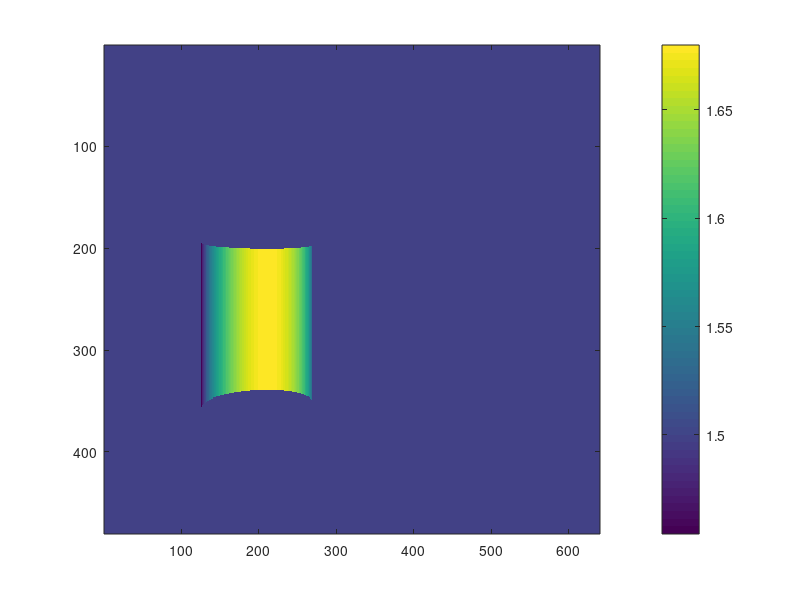

Source code (MATLAB):
Xc = [-.3,.3,1.5]; %coordinates of hallucinated robot origin in camera frame (right = x, down = y, out = z)

r = .18;    %radius of robot
height = .4;%height of robot

camera_height = .3;

dim = [640,480];    %[width,height] of image

simulated_image = ones(dim(2),dim(1)) * Xc(3);

%Default kinect calibration values used by ROS
K = [575.8157348632812, 0.0, 314.5; 0.0, 575.8157348632812, 235.5; 0.0, 0.0, 1.0];

h_squared = Xc(1)^2 + Xc(3)^2;
h = sqrt(h_squared);

theta_c = atan2(Xc(1),Xc(3));
theta_d = asin(r/h);

Xt_lb = [h*sin(theta_c - theta_d), Xc(2), h*cos(theta_c - theta_d)]';
Xt_rb = [h*sin(theta_c + theta_d), Xc(2), h*cos(theta_c + theta_d)]';

Xt_lt = Xt_lb + [0,-height,0]';
Xt_rt = Xt_rb + [0,-height,0]';


U_lb = Xt_lb/Xt_lb(3);  %ray to bottom left point
U_rb = Xt_rb/Xt_rb(3);  %ray to bottom right point
U_lt = Xt_lt/Xt_lt(3);  %ray to top left point
U_rt = Xt_rt/Xt_rt(3);  %ray to top right point

p_lb = K * U_lb;
p_rb = K * U_rb;
p_lt = K * U_lt;
p_rt = K * U_rt;

p_lb_x = min(max(1,floor(p_lb(1))),dim(1)); %remember to use 0 indexing in C
p_lb_y = max(min(dim(2),ceil(p_lb(2))),1);
p_lb_ind = [p_lb_x; p_lb_y];

p_lt_ind = max([1;1],min(floor(p_lt(1:2)),dim'));

p_rb_x = max(1,min(ceil(p_rb(1)),dim(1)));
p_rb_y = max(min(dim(2),ceil(p_rb(2))),1);
p_rb_ind = [p_rb_x; p_rb_y];

p_rt_ind = max([1;1],min(ceil(p_rt(1:2)),dim'));


simulated_image(p_lt_ind(2):p_lb_ind(2),p_lb_ind(1)) = Xt_lb(3);
simulated_image(p_rt_ind(2):p_rb_ind(2),p_rb_ind(1)) = Xt_rb(3);

for p_x = p_lb_ind(1)+1:p_rb_ind(1)-1
    
    %reprojecting x pixel coordinate at center of y coordinates to ray
    L = K\[p_x;K(2,3);1];
    
    %%Equivalent to the below 
    %L = K\p_reproj;    %reprojecting pixel to ray
    %L(2) = 0;
    
    %equations for intersection of ray and circle
    a = L(1)^2 + L(3)^2;
    b = -2*(L(1)*Xc(1) + L(3)*Xc(3));
    c = h_squared - r^2;
    
    if b^2-4*a*c < 0
        disp('Error! Complex solution!\n');
        return;
    end

    %solve for parameter t that yields intersection
    %Note that we only care about the more distant intersection 
    %(the + solution)
    t = (-b + sqrt(b^2-4*a*c))/(2*a);
    
    %get world coordinates of intersection
    X_h = L*t;
    
    %for bottom:
    X_hb = X_h + [0,camera_height,0]';
    
    %for top:
    X_ht = X_h + [0,camera_height-height,0]';
    
    %project back to pixels to get y coordinate
    U_xht = X_ht/X_ht(3);
    p_xht = K*U_xht;
    
    U_xhb = X_hb/X_hb(3);
    p_xhb = K*U_xhb;
    
    %get depth for that pixel
    depth = X_h(3);
    
    row_range = max(1,floor(p_xht(2))):min(dim(2),ceil(p_xhb(2)));
    
    simulated_image(row_range,p_x) = depth;
end

figure(1);
imagesc(simulated_image);
colorbar()
